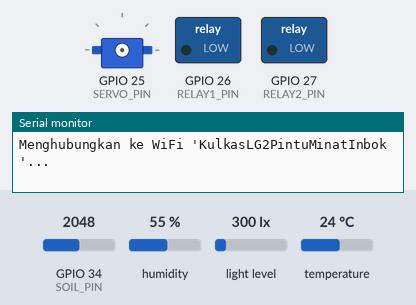
The sketch below on a simulated ESP32. On the bench: servo, switched loads named in the sketch (green lamp = pin HIGH), the last lines printed to the serial monitor. The test bench sets the inputs (shaded band); at power-on: GPIO 34 (SOIL_PIN) = 2048, humidity 55 %, light level 300 lx, temperature 24 °C. WiFi joins after 1.5 s; servers stay silent unless stated; uploads are accepted with an empty reply.

Above: at 0.1 s.
At 1.8 s:
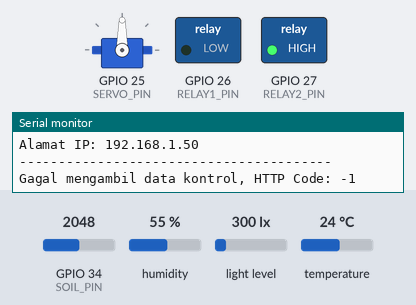
Timing chart, 0 to 3.3 s (numbered marks = the images above):
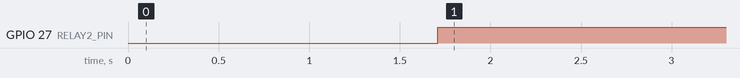

Measured:
- by itself, GPIO 27 (RELAY2_PIN): LOW → HIGH at 1.7 s

The sketch:

esp32.ino
```cpp
#include <WiFi.h>
#include <Wire.h>
#include <HTTPClient.h>
#include <Adafruit_AHTX0.h>
#include <Adafruit_BMP280.h>
#include <BH1750.h>
#include <ESP32Servo.h>
#include <ArduinoJson.h>

// --- KONFIGURASI YANG PERLU ANDA UBAH ---
const char* WIFI_SSID = "KulkasLG2PintuMinatInbok"; // DIUBAH: Sesuai permintaan Anda
const char* WIFI_PASSWORD = "suprijoker";  // DIUBAH: Sesuai permintaan Anda

// GANTI DENGAN URL APLIKASI VERCEL ANDA (HARUS LENGKAP dengan https://)
const char* VERCEL_URL = "https://smart-terarium-v0-1-inb1.vercel.app";
// --- AKHIR DARI KONFIGURASI ---

// Inisialisasi Sensor dan Aktuator
Adafruit_AHTX0 aht20;
Adafruit_BMP280 bmp280;
BH1750 lightMeter;
Servo myServo;

// Definisi Pin
#define RELAY1_PIN 26 // Lampu
#define RELAY2_PIN 27 // Pompa
#define SOIL_PIN 34
#define SERVO_PIN 25

// Variabel Global untuk Status
String lampMode = "OFF";
String pumpMode = "AUTO"; // Variabel untuk mode pompa (AUTO, OFF)
int soilThreshold = 2000;
int lightThreshold = 15;

// Pewaktu non-blocking untuk loop yang lebih efisien
unsigned long lastControlCheck = 0;
unsigned long lastSensorSend = 0;
const long controlCheckInterval = 1000;  // Cek perintah setiap 1 detik
const long sensorSendInterval = 2000; // Kirim data sensor setiap 2 detik

void setup() {
  Serial.begin(115200);

  // Koneksi WiFi
  WiFi.begin(WIFI_SSID, WIFI_PASSWORD);
  Serial.print("Menghubungkan ke WiFi '");
  Serial.print(WIFI_SSID);
  Serial.print("'...");
  while (WiFi.status() != WL_CONNECTED) {
    delay(500); Serial.print(".");
  }
  Serial.println("\n----------------------------------------");
  Serial.println("WiFi Terhubung!");
  Serial.print("Alamat IP: ");
  Serial.println(WiFi.localIP());
  Serial.println("----------------------------------------");


  // Inisialisasi Pin
  pinMode(RELAY1_PIN, OUTPUT);
  pinMode(RELAY2_PIN, OUTPUT);
  digitalWrite(RELAY1_PIN, LOW); // Pastikan lampu mati saat start
  digitalWrite(RELAY2_PIN, LOW); // Pastikan pompa mati saat start

  // Inisialisasi Servo
  myServo.attach(SERVO_PIN);
  myServo.write(90); // Posisi default

  // Inisialisasi Sensor I2C
  Wire.begin();
  if (!aht20.begin()) Serial.println("AHT20 gagal diinisialisasi");
  if (!bmp280.begin(0x77)) Serial.println("BMP280 gagal diinisialisasi (cek alamat I2C)"); // DIUBAH: Alamat ke 0x77
  if (!lightMeter.begin(BH1750::CONTINUOUS_HIGH_RES_MODE)) Serial.println("BH1750 gagal diinisialisasi");
}

void getControlData() {
  if (WiFi.status() != WL_CONNECTED) return;

  HTTPClient http;
  String endpoint = String(VERCEL_URL) + "/get-control";
  http.begin(endpoint);

  int httpCode = http.GET();
  if (httpCode == HTTP_CODE_OK) {
    String payload = http.getString();
    // DIUBAH: Ukuran JSON disesuaikan untuk field baru
    StaticJsonDocument<512> doc;
    DeserializationError err = deserializeJson(doc, payload);
    if (err) {
      Serial.println("Gagal parsing JSON kontrol: " + String(err.c_str()));
      http.end();
      return;
    }

    // Ambil data dari JSON
    lampMode = doc["lamp"].as<String>();
    pumpMode = doc["pump_mode"].as<String>();
    String servoCmd = doc["servo"].as<String>();
    String pumpTriggerCmd = doc["pump_manual_trigger"].as<String>(); // BARU: Baca perintah pemicu pompa
    soilThreshold = doc["soil_threshold"];
    lightThreshold = doc["light_threshold"];

    // Logika kontrol lampu langsung (kecuali mode AUTO)
    if (lampMode == "ON") {
      digitalWrite(RELAY1_PIN, HIGH);
    } else if (lampMode == "OFF") {
      digitalWrite(RELAY1_PIN, LOW);
    }

    // Logika kontrol servo
    if (servoCmd == "ON") {
      Serial.println("Mengaktifkan servo...");
      myServo.write(0); // Buka
      delay(1000);
      myServo.write(90); // Tutup

      HTTPClient httpUpdate;
      String updateEndpoint = String(VERCEL_URL) + "/update_control";
      httpUpdate.begin(updateEndpoint);
      httpUpdate.addHeader("Content-Type", "application/json");
      StaticJsonDocument<128> updateDoc;
      updateDoc["servo"] = "OFF";
      String updatePayload;
      serializeJson(updateDoc, updatePayload);
      httpUpdate.POST(updatePayload);
      httpUpdate.end();
    }

    // BARU: Logika untuk pemicu pompa manual sesaat
    if (pumpTriggerCmd == "ON") {
      Serial.println("Pemicu Pompa Manual Aktif: Menyalakan pompa selama 2 detik...");
      digitalWrite(RELAY2_PIN, HIGH);
      delay(2000); // Nyala selama 2 detik
      digitalWrite(RELAY2_PIN, LOW);
      Serial.println("Pompa manual selesai.");

      // Segera kirim balik status "OFF" untuk pemicu agar tidak dijalankan lagi
      HTTPClient httpUpdate;
      String updateEndpoint = String(VERCEL_URL) + "/update_control";
      httpUpdate.begin(updateEndpoint);
      httpUpdate.addHeader("Content-Type", "application/json");
      StaticJsonDocument<128> updateDoc;
      updateDoc["pump_manual_trigger"] = "OFF"; // Setel ulang pemicu
      String updatePayload;
      serializeJson(updateDoc, updatePayload);
      httpUpdate.POST(updatePayload);
      httpUpdate.end();
    }


  } else {
    Serial.println("Gagal mengambil data kontrol, HTTP Code: " + String(httpCode));
  }
  http.end();
}

void sendSensorData() {
    if (WiFi.status() != WL_CONNECTED) return;

    // Membaca semua sensor
    sensors_event_t hum, temp;
    aht20.getEvent(&hum, &temp);
    float lux = lightMeter.readLightLevel();
    int soilVal = analogRead(SOIL_PIN);

    // --- BARU: Log Detail untuk Serial Monitor ---
    Serial.println("\n--- Pembacaan Sensor ---");
    Serial.print("Suhu Udara: ");
    Serial.print(temp.temperature);
    Serial.println(" C");
    Serial.print("Kelembaban Udara: ");
    Serial.print(hum.relative_humidity);
    Serial.println(" %");
    Serial.print("Intensitas Cahaya: ");
    Serial.print(lux);
    Serial.println(" Lux");
    Serial.print("Kelembaban Tanah (Nilai ADC): ");
    Serial.println(soilVal);
    Serial.println("-------------------------");
    // --- AKHIR DARI LOG DETAIL ---

    // Logika untuk menentukan status sensor

    StaticJsonDocument<512> doc;
    doc["temperature"] = temp.temperature;
    doc["humidity"] = hum.relative_humidity;
    doc["lux"] = lux;
    doc["soil"] = soilVal;

    String jsonPayload;
    serializeJson(doc, jsonPayload);

    // Log data JSON yang akan dikirim
    Serial.println("Mengirim data JSON ke server:");
    Serial.println(jsonPayload);

    HTTPClient http;
    String endpoint = String(VERCEL_URL) + "/data";
    http.begin(endpoint);
    http.addHeader("Content-Type", "application/json");
    http.POST(jsonPayload);
    http.end();
}

void loop() {
  unsigned long currentMillis = millis();

  // 1. Cek perintah dari server secara berkala
  if (currentMillis - lastControlCheck >= controlCheckInterval) {
    lastControlCheck = currentMillis;
    getControlData();
  }

  // 2. Kirim data sensor ke server secara berkala
  if (currentMillis - lastSensorSend >= sensorSendInterval) {
    lastSensorSend = currentMillis;
    sendSensorData();
  }

  // 3. Jalankan logika lokal berdasarkan mode yang diterima

  // Logika lampu otomatis
  if (lampMode == "AUTO") {
    float lux = lightMeter.readLightLevel();
    digitalWrite(RELAY1_PIN, lux <= lightThreshold ? HIGH : LOW);
  }

  // DIUBAH: Logika Pompa hanya untuk mode AUTO dan OFF
  if (pumpMode == "AUTO") {
    // Mode Otomatis: kontrol berdasarkan sensor kelembaban tanah
    int soilVal = analogRead(SOIL_PIN);
    if (soilVal > soilThreshold) {
      digitalWrite(RELAY2_PIN, HIGH); // Tanah kering, nyalakan pompa
    } else {
      digitalWrite(RELAY2_PIN, LOW);  // Tanah lembab, matikan pompa
    }
  } else if (pumpMode == "OFF") {
    // Mode Manual OFF: paksa pompa untuk selalu mati
    digitalWrite(RELAY2_PIN, LOW);
  }
  // DIHAPUS: Kasus "else if (pumpMode == "ON")" dihapus karena digantikan oleh sistem pemicu.
}
```
